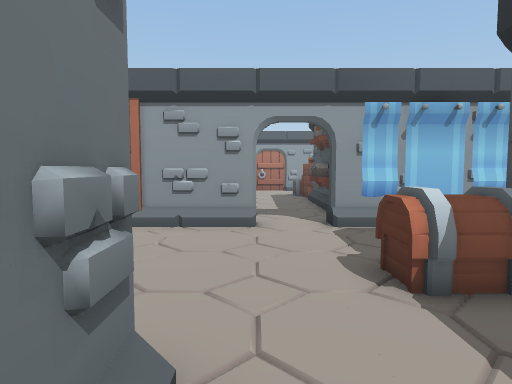
[1] (above)

16 first-person views from a walk through a scene from a Unity 3-D project. The camera is 1.5 m above the floor, tilts 4° down and sees 75° across. The floor is counted in squares, 1 m on a side. Each view is taken from the middle of a square. On the plan, view 1 faces up. The plan holds only what a view shows up to about 15 squares ahead; the rest is blank. The place goes on beyond the plan.

[2]
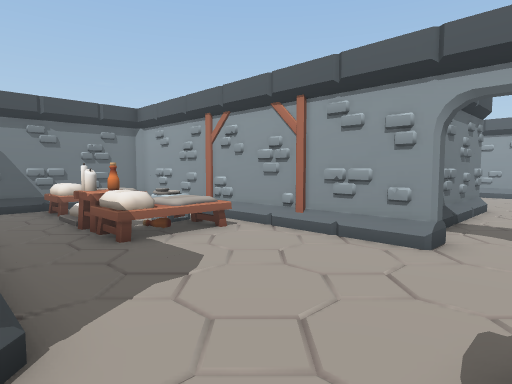

[3]
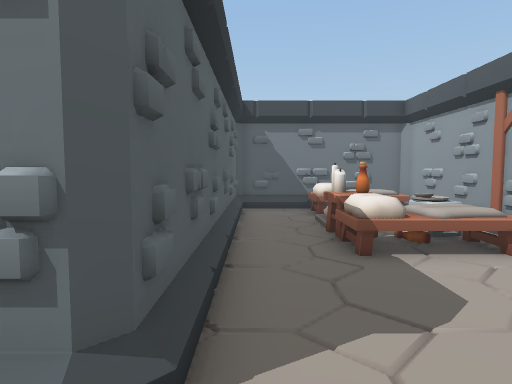

[4]
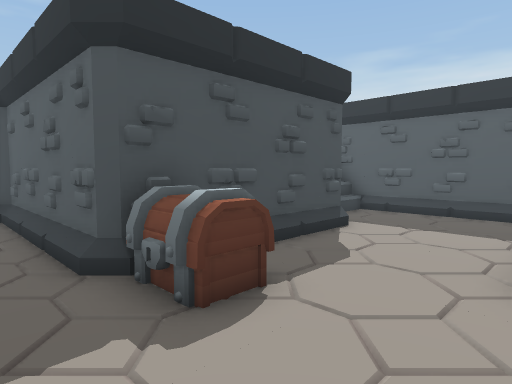

[5]
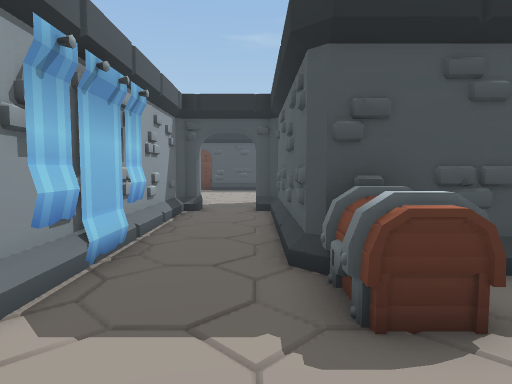

[6]
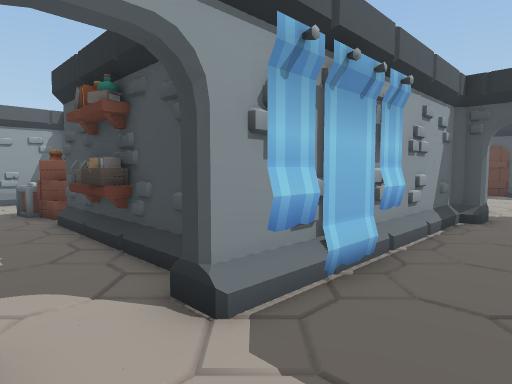

[7]
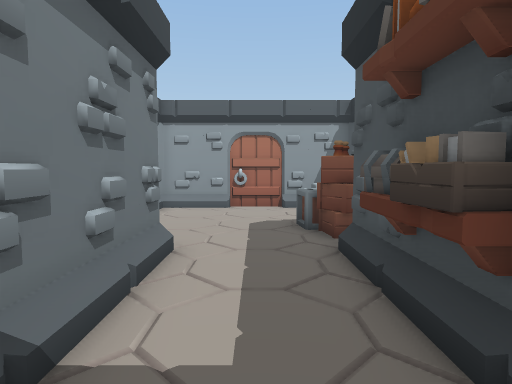

[8]
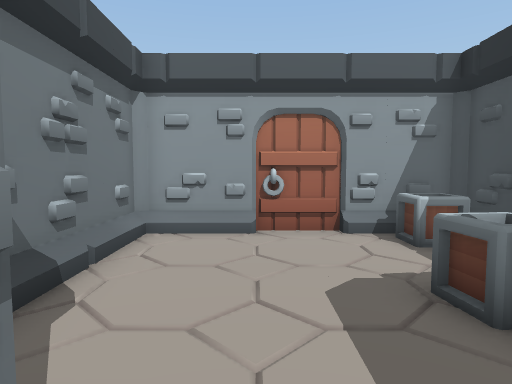

[9]
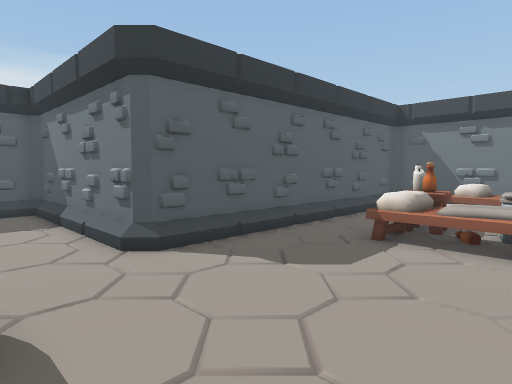

[10]
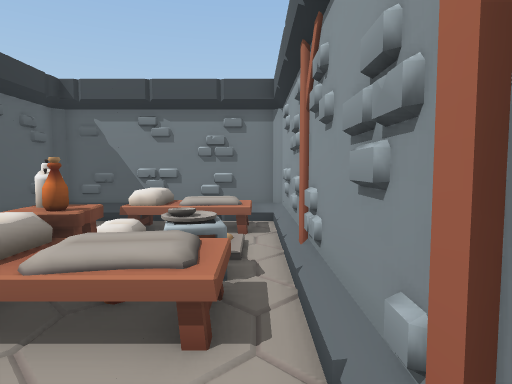

[11]
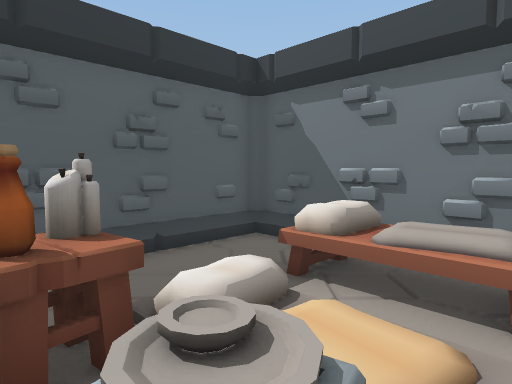

[12]
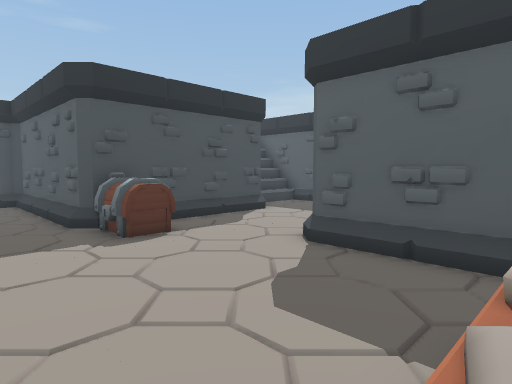

[13]
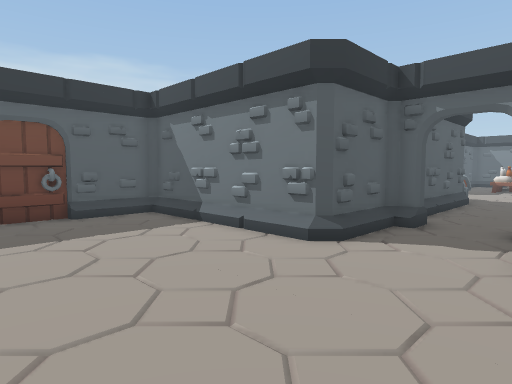

[14]
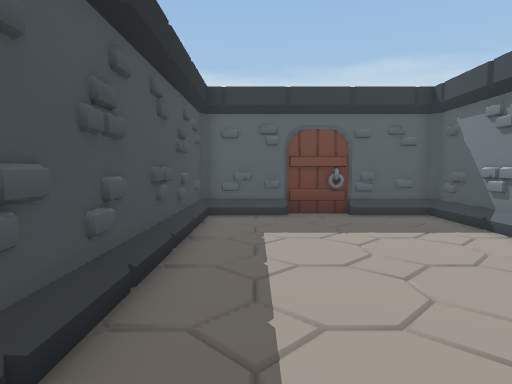

[15]
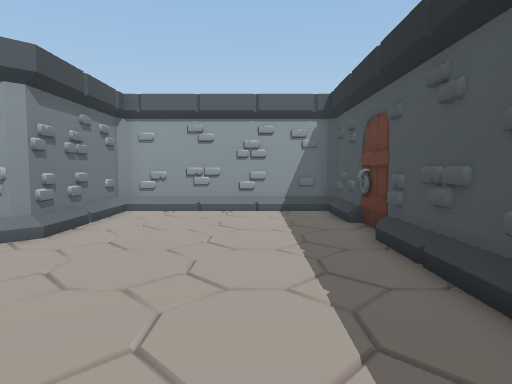

[16]
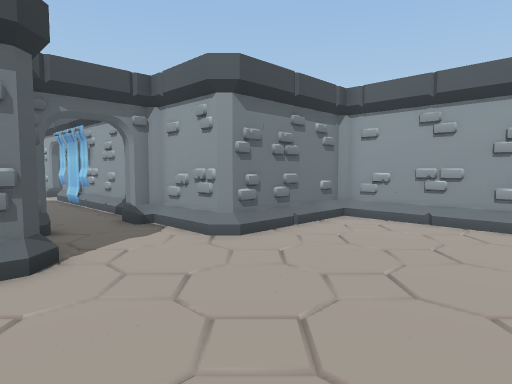

### Floor plan
Points are (right, up) in squares from view 1. A wall is a line through its corners. A room is listed if a view was taken in it or the views show most of it. See-through windows are left out.
Room 1 (views 1, 2, 3, 4, 5, 6, 9, 10, 11, 12)
walls: (3.6, 4.9) (4.2, 5.4); (0, 8.8) (-11.5, 8.8) (-11.8, 8.5) (-11.8, 2.3); (3.7, -1.1) (3.7, 5.2) (10.5, 5.2) (10.8, 5.5) (10.8, 6) (11.3, 6); (-11.5, 2.3) (-1, 2.3) (-0.7, 2) (-0.7, -4.5) (-0.5, -4.8) (6, -4.8); (-11.8, 2.6) (-11.5, 2.2); (11.3, 8) (10.8, 8) (10.8, 8.5) (10.5, 8.8) (2, 8.8)
low walls: (-0.5, 1.5) (-0.5, 0.6); (-4.4, 2.5) (-1, 2.5) (-0.5, 1.9); (3.4, 4.9) (4.1, 5.5); (4.5, 5.5) (5.9, 5.5); (6.5, 5.5) (7.4, 5.5); (0.5, -4.5) (3.9, -4.5); (5, -3.4) (5, -2.2); (4, -4.5) (5, -4.5) (5, -3.5); (-11.5, 3.4) (-11.5, 2.3); (5.5, -4.4) (5.5, -3.9)
ways out: opening at (1.5, 8.5) to room 2; opening at (12, 6.5) to room 3
objects: other object (-11, 5) to (-10, 8); other object (-7, 5) to (-5, 7); other object (2, 4) to (3, 5); other object (6, 8)
Room 2 (views 7, 8)
walls: (-0.7, 16) (-0.7, 11.6); (2.8, 15) (2.8, 16); (4.8, 21.1) (4.8, 22.5) (4.5, 22.8) (-2.5, 22.8) (-2.7, 22.5) (-2.7, 18.5); (2.8, 10.1) (2.8, 11); (0, 9.5) (0, 8.5); (2, 8.8) (2, 9.2)
ways out: opening at (1.5, 8.5) to room 1
objects: other object (2, 12) to (3, 14); other object (2, 17) to (3, 19); other object (3, 21) to (4, 22)
Room 3 (views 13, 14, 15, 16)
walls: (11.4, 5.2) (14, 5.2) (14.2, 5) (14.2, -1.5) (14.5, -1.8) (21.5, -1.8) (21.7, -1.5) (21.7, 13.5) (21.5, 13.8) (14.5, 13.8) (14.2, 13.5) (14.2, 9) (14, 8.8) (11.3, 8.8) (11.3, 8); (11.3, 6) (11.3, 5.5); (11.6, 8.8) (11.2, 8.5)
low walls: (13.9, 5.6) (14.5, 5) (14.5, 3.1); (14.5, 3) (14.5, 1.1); (14.5, 9) (14, 8.5); (14.5, 1) (14.5, -1.4)
ways out: opening at (12, 6.5) to room 1

Positions as (right, up) in squares from view 1, and headings:
1: (0, 0), facing up
2: (2, 2), facing up-left
3: (1, 3), facing left
4: (-1, 7), facing down-right
5: (-1, 6), facing right
6: (0, 6), facing up-right
7: (1, 10), facing up
8: (0, 15), facing up
9: (2, 8), facing down-left
10: (-2, 8), facing left
11: (-6, 8), facing down-left
12: (-5, 8), facing down-right
13: (20, 9), facing down-left
14: (20, 9), facing down
15: (19, 2), facing up
16: (20, 4), facing up-left
